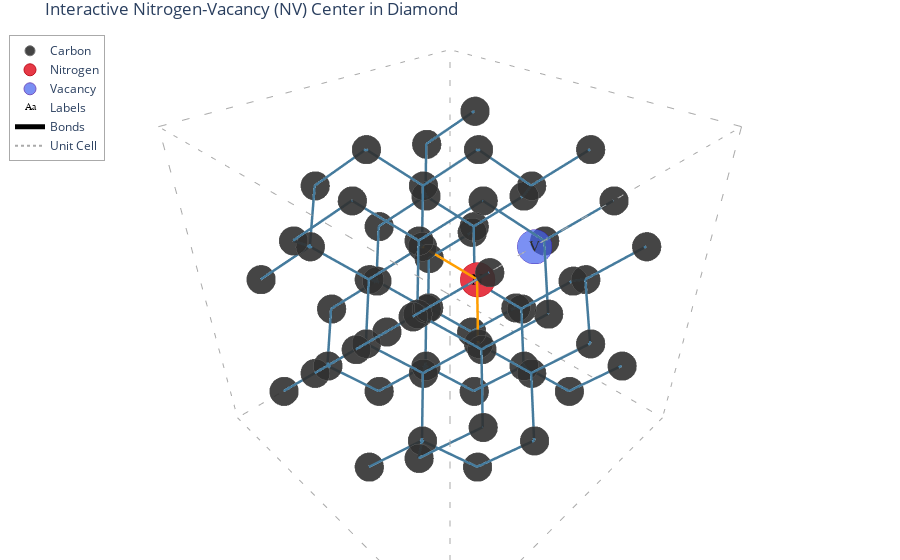

The cell this chart's notebook holds for it:
### Code cell
# Create diamond lattice and NV center
positions = create_diamond_lattice(size=2)
print(f"Created diamond lattice with {len(positions)} atoms")

# Find bonds between atoms
bonds = find_nearest_neighbors(positions)
print(f"Found {len(bonds)} bonds between atoms")

# Create NV center
atom_types, n_idx, v_idx = create_nv_center(positions)
print(f"Created NV center: Nitrogen at index {n_idx}, Vacancy at index {v_idx}")

# Generate interactive 3D visualization
fig = interactive_nv_center(positions, atom_types, bonds)
fig.show()

### Figure 1 — Plotly figure (JSON) as saved in the notebook; plotly's stock layout.template omitted (floating-point values rounded to 4 significant figures; data arrays with more than 128 entries replaced by an {"elided": "..."} marker saying what was removed)
{"data": [{"marker": {"color": "#303030", "line": {"color": "#606060", "width": 1}, "opacity": 0.9, "size": 10}, "mode": "markers", "name": "Carbon", "type": "scatter3d", "x": [0.0, 0.8925, 1.785, 2.677, 1.785, 2.677, 0.0, 0.8925, 0.0, 0.8925, 1.785, 2.677, 1.785, 2.677, 0.0, 0.8925, 0.0, 0.8925, 1.785, 2.677, 1.785, 2.677, 0.0, 0.8925, 0.0, 0.8925, 1.785, 2.677, 1.785, 2.677, 0.0, 0.8925, 3.57, 4.462, 5.355, 6.247, 5.355, 6.247, 3.57, 4.462, 3.57, 4.462, 5.355, 6.247, 5.355, 6.247, 3.57, 4.462, 3.57, 4.462, 5.355, 6.247, 5.355, 6.247, 3.57, 4.462, 5.355, 6.247, 5.355, 6.247, 3.57, 4.462], "y": [0.0, 0.8925, 1.785, 2.677, 0.0, 0.8925, 1.785, 2.677, 0.0, 0.8925, 1.785, 2.677, 0.0, 0.8925, 1.785, 2.677, 3.57, 4.462, 5.355, 6.247, 3.57, 4.462, 5.355, 6.247, 3.57, 4.462, 5.355, 6.247, 3.57, 4.462, 5.355, 6.247, 0.0, 0.8925, 1.785, 2.677, 0.0, 0.8925, 1.785, 2.677, 0.0, 0.8925, 1.785, 2.677, 0.0, 0.8925, 1.785, 2.677, 3.57, 4.462, 5.355, 6.247, 3.57, 4.462, 5.355, 6.247, 5.355, 6.247, 3.57, 4.462, 5.355, 6.247], "z": [0.0, 0.8925, 0.0, 0.8925, 1.785, 2.677, 1.785, 2.677, 3.57, 4.462, 3.57, 4.462, 5.355, 6.247, 5.355, 6.247, 0.0, 0.8925, 0.0, 0.8925, 1.785, 2.677, 1.785, 2.677, 3.57, 4.462, 3.57, 4.462, 5.355, 6.247, 5.355, 6.247, 0.0, 0.8925, 0.0, 0.8925, 1.785, 2.677, 1.785, 2.677, 3.57, 4.462, 3.57, 4.462, 5.355, 6.247, 5.355, 6.247, 0.0, 0.8925, 0.0, 0.8925, 1.785, 2.677, 1.785, 2.677, 3.57, 4.462, 5.355, 6.247, 5.355, 6.247]}, {"marker": {"color": "#E63946", "line": {"color": "#C1121F", "width": 1}, "opacity": 1, "size": 12, "symbol": "circle"}, "mode": "markers", "name": "Nitrogen", "type": "scatter3d", "x": [3.57], "y": [3.57], "z": [3.57]}, {"marker": {"color": "#4361EE", "line": {"color": "#3A0CA3", "width": 1}, "opacity": 0.7, "size": 12, "symbol": "circle"}, "mode": "markers", "name": "Vacancy", "type": "scatter3d", "x": [4.462], "y": [4.462], "z": [4.462]}, {"mode": "text", "name": "Labels", "text": ["N", "V"], "textfont": {"color": "black", "family": "Arial Black", "size": 16}, "textposition": "middle center", "type": "scatter3d", "x": [3.57, 4.462], "y": [3.57, 4.462], "z": [3.57, 4.462]}, {"hoverinfo": "none", "line": {"color": {"elided": "246 str values"}, "width": 5}, "mode": "lines", "name": "Bonds", "type": "scatter3d", "x": {"elided": "246 float values"}, "y": {"elided": "246 float values"}, "z": {"elided": "246 float values"}}, {"hoverinfo": "none", "line": {"color": "#AAAAAA", "dash": "dot", "width": 2}, "mode": "lines", "name": "Unit Cell", "type": "scatter3d", "x": [-1, 7.247, null, 7.247, 7.247, null, 7.247, -1, null, -1, -1, null, -1, 7.247, null, 7.247, 7.247, null, 7.247, -1, null, -1, -1, null, -1, -1, null, 7.247, 7.247, null, 7.247, 7.247, null, -1, -1, null], "y": [-1, -1, null, -1, 7.247, null, 7.247, 7.247, null, 7.247, -1, null, -1, -1, null, -1, 7.247, null, 7.247, 7.247, null, 7.247, -1, null, -1, -1, null, -1, -1, null, 7.247, 7.247, null, 7.247, 7.247, null], "z": [-1, -1, null, -1, -1, null, -1, -1, null, -1, -1, null, 7.247, 7.247, null, 7.247, 7.247, null, 7.247, 7.247, null, 7.247, 7.247, null, -1, 7.247, null, -1, 7.247, null, -1, 7.247, null, -1, 7.247, null]}], "layout": {"legend": {"bordercolor": "#AAAAAA", "borderwidth": 1, "x": 0.01, "y": 0.99}, "margin": {"b": 0, "l": 0, "r": 0, "t": 30}, "scene": {"aspectmode": "data", "camera": {"center": {"x": 0, "y": 0, "z": 0}, "eye": {"x": 1, "y": -1, "z": 1}, "up": {"x": 0, "y": 0, "z": 1}}, "xaxis": {"showgrid": false, "showline": false, "showticklabels": false, "title": {"text": ""}, "zeroline": false}, "yaxis": {"showgrid": false, "showline": false, "showticklabels": false, "title": {"text": ""}, "zeroline": false}, "zaxis": {"showgrid": false, "showline": false, "showticklabels": false, "title": {"text": ""}, "zeroline": false}}, "title": {"text": "Interactive Nitrogen-Vacancy (NV) Center in Diamond"}}}
